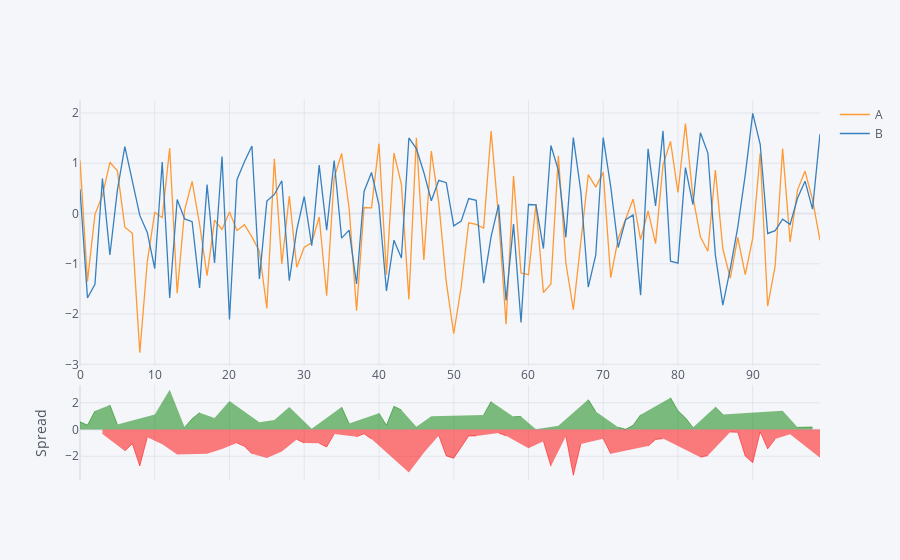

Source (notebook cell):
### Code cell
df[['A','B']].iplot(kind='spread')

### Figure 1 — Plotly figure (JSON) as saved in the notebook; plotly's stock layout.template omitted (floating-point values rounded to 4 significant figures)
{"data": [{"line": {"color": "rgba(255, 153, 51, 1.0)", "dash": "solid", "shape": "linear", "width": 1.3}, "mode": "lines", "name": "A", "text": "", "type": "scatter", "x": [0, 1, 2, 3, 4, 5, 6, 7, 8, 9, 10, 11, 12, 13, 14, 15, 16, 17, 18, 19, 20, 21, 22, 23, 24, 25, 26, 27, 28, 29, 30, 31, 32, 33, 34, 35, 36, 37, 38, 39, 40, 41, 42, 43, 44, 45, 46, 47, 48, 49, 50, 51, 52, 53, 54, 55, 56, 57, 58, 59, 60, 61, 62, 63, 64, 65, 66, 67, 68, 69, 70, 71, 72, 73, 74, 75, 76, 77, 78, 79, 80, 81, 82, 83, 84, 85, 86, 87, 88, 89, 90, 91, 92, 93, 94, 95, 96, 97, 98, 99], "y": [1.057, -1.35, -0.01659, 0.3566, 1.019, 0.8492, -0.2709, -0.3927, -2.768, -0.9598, 0.02486, -0.0821, 1.3, -1.585, 0.06698, 0.64, -0.213, -1.236, -0.1309, -0.3164, 0.03259, -0.338, -0.2218, -0.4645, -0.7482, -1.885, 1.091, -1.002, 0.349, -1.067, -0.6699, -0.58, -0.06922, -1.635, 0.7106, 1.195, 0.1163, -1.934, 0.1191, 0.1113, 1.39, -1.217, 1.205, 0.582, -1.708, 1.507, -0.9254, 1.241, 0.2074, -1.36, -2.39, -1.457, -0.1836, -0.215, -0.2922, 1.643, -0.07861, -2.199, 0.7441, -1.184, -1.216, 0.1884, -1.572, -1.4, 1.148, -0.979, -1.914, -0.6331, 0.7741, 0.5258, 0.819, -1.274, -0.4999, -0.1103, 0.2888, -0.5204, 0.05106, -0.5983, 0.9655, 1.435, 0.4183, 1.788, 0.3333, -0.4646, -0.7495, 0.8658, -0.7009, -1.284, -0.476, -1.216, -0.4895, 1.203, -1.842, -1.048, 1.291, -0.5676, 0.4706, 0.8439, 0.2756, -0.5315]}, {"line": {"color": "rgba(55, 128, 191, 1.0)", "dash": "solid", "shape": "linear", "width": 1.3}, "mode": "lines", "name": "B", "text": "", "type": "scatter", "x": [0, 1, 2, 3, 4, 5, 6, 7, 8, 9, 10, 11, 12, 13, 14, 15, 16, 17, 18, 19, 20, 21, 22, 23, 24, 25, 26, 27, 28, 29, 30, 31, 32, 33, 34, 35, 36, 37, 38, 39, 40, 41, 42, 43, 44, 45, 46, 47, 48, 49, 50, 51, 52, 53, 54, 55, 56, 57, 58, 59, 60, 61, 62, 63, 64, 65, 66, 67, 68, 69, 70, 71, 72, 73, 74, 75, 76, 77, 78, 79, 80, 81, 82, 83, 84, 85, 86, 87, 88, 89, 90, 91, 92, 93, 94, 95, 96, 97, 98, 99], "y": [0.4811, -1.68, -1.408, 0.6957, -0.8244, 0.4652, 1.333, 0.6713, -0.03679, -0.3757, -1.093, 1.024, -1.677, 0.2783, -0.1066, -0.1627, -1.478, 0.5755, -0.9848, 1.134, -2.109, 0.6732, 1.03, 1.344, -1.299, 0.2477, 0.38, 0.651, -1.335, -0.3259, 0.3388, -0.6396, 0.9625, -0.3296, 1.054, -0.4885, -0.3293, -1.402, 0.44, 0.8165, 0.1703, -1.54, -0.5291, -0.8862, 1.503, 1.29, 0.8175, 0.2546, 0.6613, 0.6148, -0.2443, -0.1502, 0.2971, 0.2623, -1.386, -0.4598, 0.1788, -1.727, -0.2101, -2.167, 0.1801, 0.171, -0.6964, 1.353, 0.8585, -0.4728, 1.51, 0.444, -1.466, -0.8229, 1.511, 0.5364, -0.676, -0.1226, -0.02873, -1.622, 1.286, 0.1502, 1.643, -0.9471, -0.9861, 0.9131, 0.179, 1.608, 1.203, -0.8228, -1.824, -1.094, -0.2686, 0.7704, 1.994, 1.378, -0.3966, -0.3414, -0.1139, -0.2159, 0.3075, 0.6432, 0.08825, 1.582]}, {"connectgaps": false, "fill": "tozeroy", "line": {"color": "green", "dash": "solid", "shape": "linear", "width": 0.5}, "mode": "lines", "name": "Spread", "showlegend": false, "type": "scatter", "x": [0, 1, 2, 3, 4, 5, 6, 7, 8, 9, 10, 11, 12, 13, 14, 15, 16, 17, 18, 19, 20, 21, 22, 23, 24, 25, 26, 27, 28, 29, 30, 31, 32, 33, 34, 35, 36, 37, 38, 39, 40, 41, 42, 43, 44, 45, 46, 47, 48, 49, 50, 51, 52, 53, 54, 55, 56, 57, 58, 59, 60, 61, 62, 63, 64, 65, 66, 67, 68, 69, 70, 71, 72, 73, 74, 75, 76, 77, 78, 79, 80, 81, 82, 83, 84, 85, 86, 87, 88, 89, 90, 91, 92, 93, 94, 95, 96, 97, 98, 99], "xaxis": "x2", "y": [0.5757, 0.3297, 1.391, "", 1.844, 0.384, "", "", "", "", 1.118, "", 2.978, "", 0.1735, 0.8027, 1.265, "", 0.8539, "", 2.142, "", "", "", 0.5513, "", 0.7112, "", 1.684, "", "", 0.05965, "", "", "", 1.683, 0.4456, "", "", "", 1.219, 0.3228, 1.734, 1.468, "", 0.2162, "", 0.9864, "", "", "", "", "", "", 1.094, 2.103, "", "", 0.9542, 0.9823, "", 0.01744, "", "", 0.2897, "", "", "", 2.24, 1.349, "", "", 0.1761, 0.01227, 0.3176, 1.102, "", "", "", 2.382, 1.404, 0.875, 0.1542, "", "", 1.689, 1.123, "", "", "", "", "", "", "", 1.405, "", 0.1631, 0.2007, 0.1873, ""], "yaxis": "y2"}, {"connectgaps": false, "fill": "tozeroy", "line": {"color": "red", "dash": "solid", "shape": "linear", "width": 0.5}, "mode": "lines", "name": "Spread", "showlegend": false, "type": "scatter", "x": [0, 1, 2, 3, 4, 5, 6, 7, 8, 9, 10, 11, 12, 13, 14, 15, 16, 17, 18, 19, 20, 21, 22, 23, 24, 25, 26, 27, 28, 29, 30, 31, 32, 33, 34, 35, 36, 37, 38, 39, 40, 41, 42, 43, 44, 45, 46, 47, 48, 49, 50, 51, 52, 53, 54, 55, 56, 57, 58, 59, 60, 61, 62, 63, 64, 65, 66, 67, 68, 69, 70, 71, 72, 73, 74, 75, 76, 77, 78, 79, 80, 81, 82, 83, 84, 85, 86, 87, 88, 89, 90, 91, 92, 93, 94, 95, 96, 97, 98, 99], "xaxis": "x2", "y": ["", "", "", -0.3391, "", "", -1.604, -1.064, -2.731, -0.5841, "", -1.107, "", -1.864, "", "", "", -1.811, "", -1.45, "", -1.011, -1.252, -1.809, "", -2.133, "", -1.653, "", -0.7415, -1.009, "", -1.032, -1.306, -0.3433, "", "", -0.5322, -0.3208, -0.7052, "", "", "", "", -3.211, "", -1.743, "", -0.4538, -1.975, -2.146, -1.306, -0.4807, -0.4773, "", "", -0.2574, -0.4727, "", "", -1.396, "", -0.8759, -2.752, "", -0.5062, -3.424, -1.077, "", "", -0.6924, -1.81, "", "", "", "", -1.235, -0.7485, -0.6778, "", "", "", "", -2.072, -1.953, "", "", -0.1906, -0.2073, -1.986, -2.483, -0.1741, -1.446, -0.7065, "", -0.3517, "", "", "", -2.113], "yaxis": "y2"}], "layout": {"hovermode": "x", "legend": {"bgcolor": "#F5F6F9", "font": {"color": "#4D5663"}}, "paper_bgcolor": "#F5F6F9", "plot_bgcolor": "#F5F6F9", "title": {"font": {"color": "#4D5663"}}, "xaxis": {"gridcolor": "#E1E5ED", "showgrid": true, "tickfont": {"color": "#4D5663"}, "title": {"font": {"color": "#4D5663"}, "text": ""}, "zerolinecolor": "#E1E5ED"}, "xaxis2": {"anchor": "y2", "gridcolor": "#E1E5ED", "showgrid": true, "showticklabels": false, "tickfont": {"color": "#4D5663"}, "title": {"font": {"color": "#4D5663"}, "text": ""}, "zerolinecolor": "#E1E5ED"}, "yaxis": {"domain": [0.3, 1], "gridcolor": "#E1E5ED", "showgrid": true, "tickfont": {"color": "#4D5663"}, "title": {"font": {"color": "#4D5663"}, "text": ""}, "zerolinecolor": "#E1E5ED"}, "yaxis2": {"domain": [0, 0.25], "gridcolor": "#E1E5ED", "showgrid": true, "tickfont": {"color": "#4D5663"}, "title": {"font": {"color": "#4D5663"}, "text": "Spread"}, "zerolinecolor": "#E1E5ED"}}}
